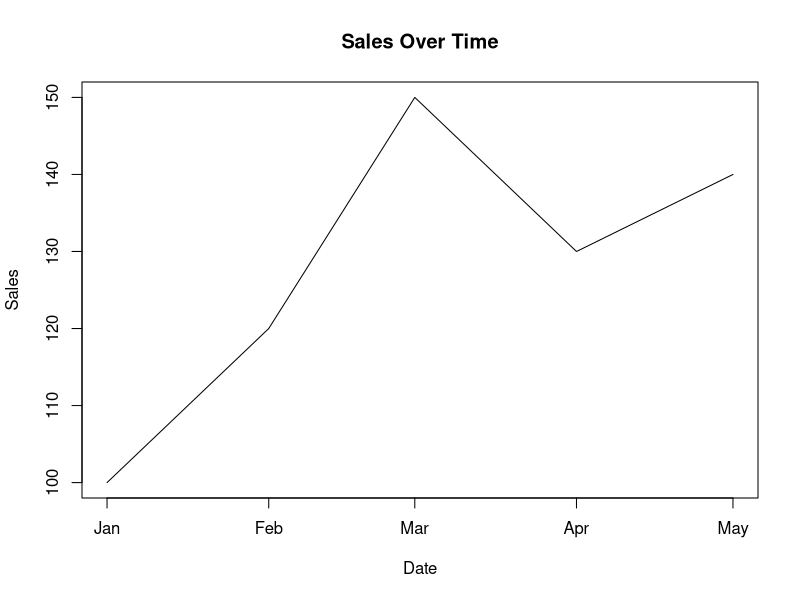
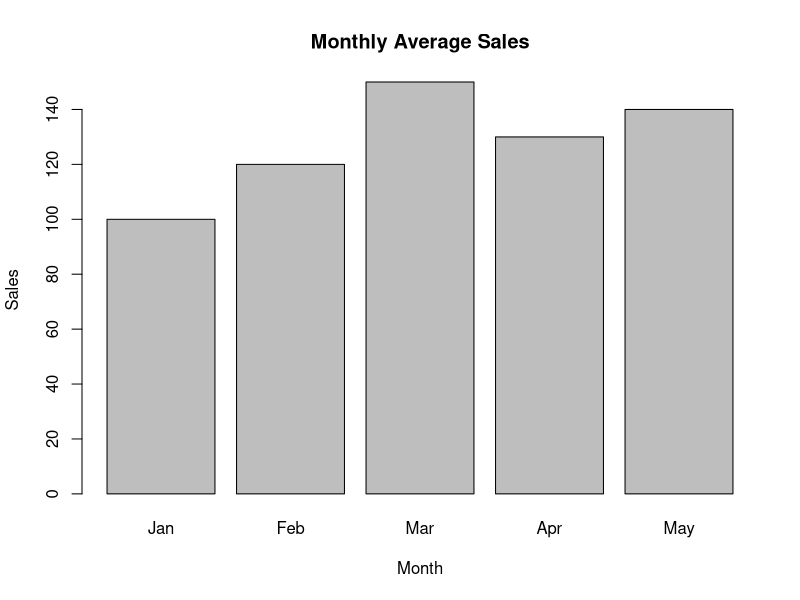
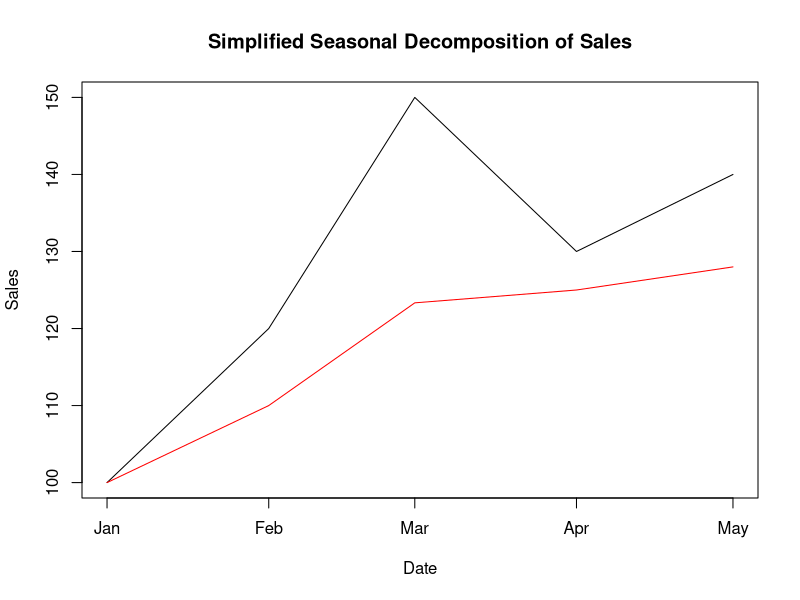
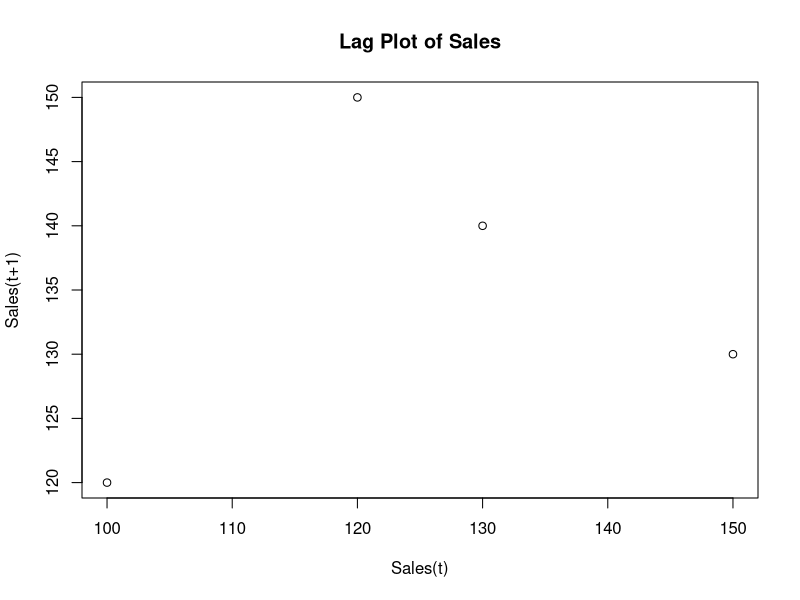
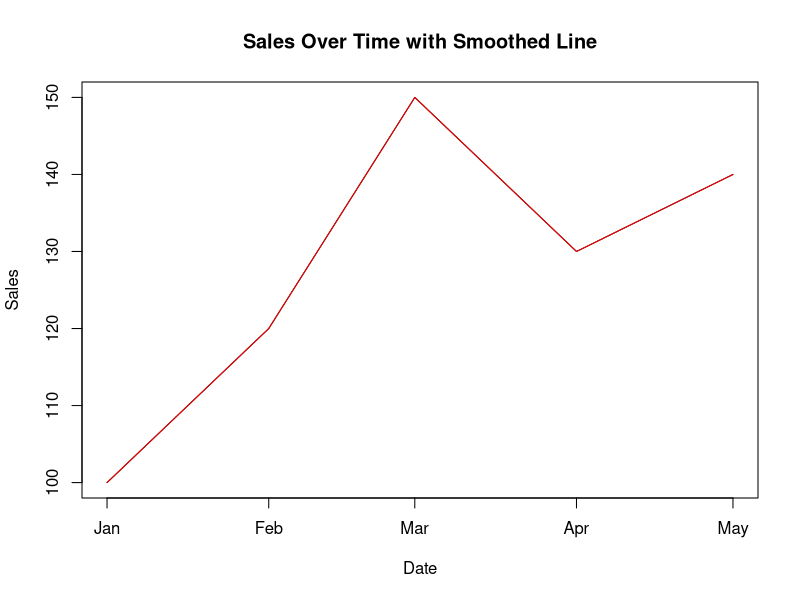

The R script that drew these images, in order:
dates <- as.Date(c("2023-01-01", "2023-02-01", "2023-03-01", "2023-04-01", "2023-05-01"))
sales <- c(100, 120, 150, 130, 140)

# Create a line plot of Sales over time
plot(dates, sales, type="l", main="Sales Over Time", xlab="Date", ylab="Sales")

# Generate a bar plot showing monthly average Sales
barplot(sales, names.arg=format(dates, "%b"), main="Monthly Average Sales", xlab="Month", ylab="Sales")

# Plot a simplified seasonal decomposition of Sales
# Note: This is a simplified version as we don't have enough data for a proper seasonal decomposition
# We'll just plot the original series with some trend-like data for illustration
plot(dates, sales, type="l", main="Simplified Seasonal Decomposition of Sales", xlab="Date", ylab="Sales")
lines(dates, cumsum(sales)/seq_along(sales), col="red")  # Just an illustrative trend

# Create a lag plot to analyze autocorrelation in Sales
plot(sales[-length(sales)], sales[-1], main="Lag Plot of Sales", xlab="Sales(t)", ylab="Sales(t+1)")

# Generate a time series plot with a smoothed line of Sales
plot(dates, sales, type="l", main="Sales Over Time with Smoothed Line", xlab="Date", ylab="Sales")
lines(dates, lowess(sales)$y, col="red")
